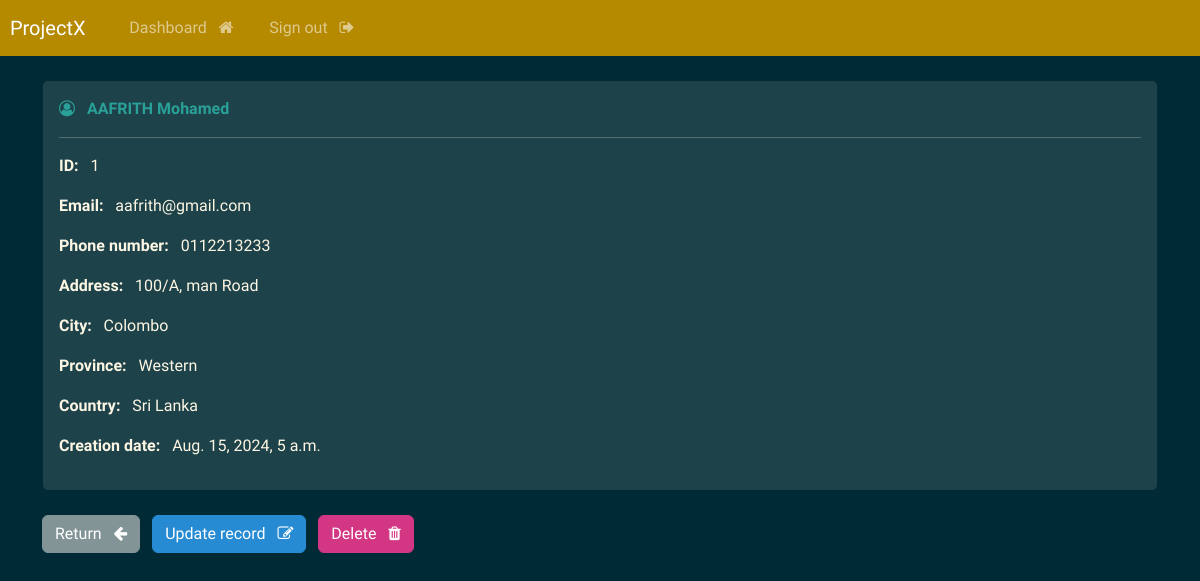
The page /record/1 (signed in) on the database as committed earlier.
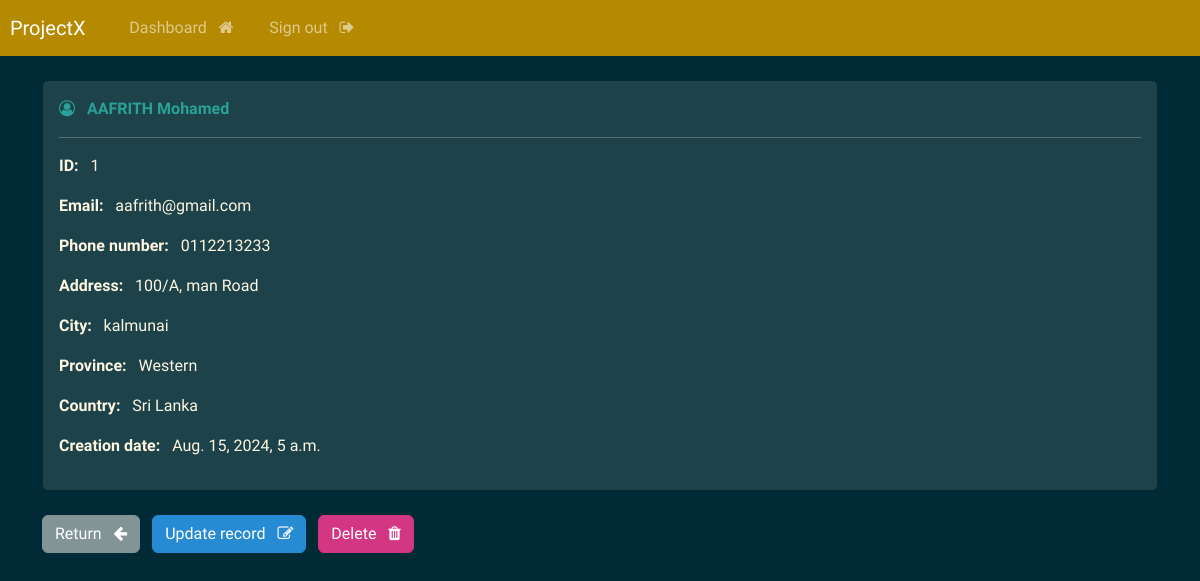
The same page on the database as committed later.
### webapp/models.py (models this page shows, shortened)
class Record(models.Model):
    creation_date = models.DateTimeField(auto_now_add=True)
    first_name = models.CharField(max_length=100)
    last_name = models.CharField(max_length=100)
    email = models.CharField(max_length=255)
    phone = models.CharField(max_length=20)
    address = models.CharField(max_length=300)
    city = models.CharField(max_length=255)
    province = models.CharField(max_length=200)
    country = models.CharField(max_length=125)

### webapp/views.py (the view)
# urls.py: path('record/<int:pk>', views.singular_record, name='record'),
@login_required(login_url='my-login')
def singular_record(request, pk):
    all_records = Record.objects.get(id=pk)
    context = {'record': all_records}
    return render(request, 'webapp/view-record.html', context=context)

### webapp/templates/webapp/view-record.html (shortened to what this page needs)
{% extends 'webapp/base.html' %}
{% block content %}
    <div class="card">
        <div class="card-body text-light">
            <i class="fa fa-user-circle-o text-success" aria-hidden="true"></i> &nbsp;
            <strong class="text-success">
                {{record.last_name|upper}}
                {{record.first_name}}
            </strong>
            <hr>
            <p> <strong> ID: </strong> &nbsp; {{record.id}} </p>
            <p> <strong> Email: </strong> &nbsp; {{record.email}} </p>
            <p> <strong> Phone number: </strong> &nbsp; {{record.phone}} </p>
            <p> <strong> Address: </strong> &nbsp; {{record.address}} </p>
            <p> <strong> City: </strong> &nbsp; {{record.city}} </p>
            <p> <strong> Province: </strong> &nbsp; {{record.province}} </p>
            <p> <strong> Country: </strong> &nbsp; {{record.country}} </p>
            <p> <strong> Creation date: </strong> &nbsp; {{record.creation_date}} </p>
        </div>
    </div>
    <br>
    <a href="{% url 'dashboard' %}" class="btn btn-secondary"> Return &nbsp; <i class="fa fa-arrow-left" aria-hidden="true"></i> </a>
    <a href="{% url 'update-record' record.id %}" class="btn btn-info"> Update record &nbsp; <i class="fa fa-pencil-square-o" aria-hidden="true"></i> </a>
    <a href="{% url 'delete-record' record.id %}" class="btn btn-danger"> Delete &nbsp; <i class="fa fa-trash" aria-hidden="true"></i> </a>
{% endblock %}

Rows that differ between the two databases and show on the page:
changed Record "AAFRITH": city "Colombo" → "kalmunai"
